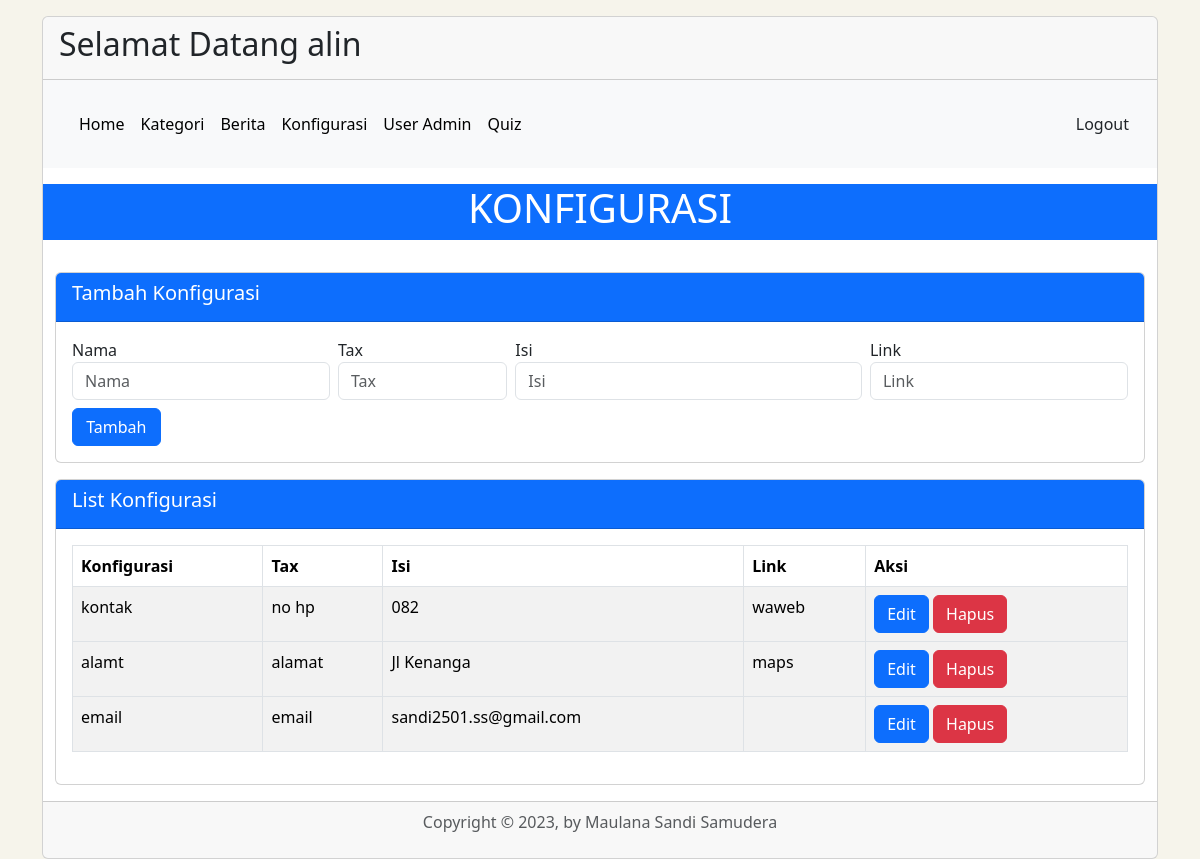
The app's page /admin/konfigurasi/konfigurasi.php (signed in) with its own data.
### tables this page shows
CREATE TABLE `tb_konfigurasi` (
  `id_konfi` int(20) NOT NULL,
  `nama_konfi` varchar(200) NOT NULL,
  `tax` varchar(200) NOT NULL,
  `isi_konfi` text NOT NULL,
  `link` varchar(200) NOT NULL,
  `tipe` varchar(20) NOT NULL
);

### admin/konfigurasi/konfigurasi.php (the view, shortened to what this page needs)
<?php
include "../koneksi/koneksi.php";
?>
<!doctype html>
<html lang="en">
<head>
    <link href="https://cdn.jsdelivr.net/npm/bootstrap@5.3.2/dist/css/bootstrap.min.css" rel="stylesheet"
>
</head>
<body style="background-color: #F6F4EB">
    <div class="container">
        <div class="card mt-3">
            <div class="card-header">
                <h2>
                    <?php echo "Selamat Datang " . $_SESSION['username'] . " "; ?>
                </h2>
            </div>
            <div class="card-body bg-body-tertiary">
                <div class="mb-0">
                    <nav class="navbar navbar-expand-lg bg-body-tertiary">
                        <div class="container">
                            <div class="collapse navbar-collapse d-flex justify-content-between"
                                id="navbarNavAltMarkup">
                                <div class="navbar-nav">
                                    <a class="nav-link active" href="../index.php">Home</a>
                                    <a class="nav-link active" href="../kategori/kategori.php">Kategori</a>
                                    <a class="nav-link active" href="../berita/berita.php">Berita</a>
                                    <a class="nav-link active" href="konfigurasi.php">Konfigurasi</a>
                                    <a class="nav-link active" href="../akun/admin.php">User Admin</a>
                                    <a class="nav-link active" href="../quiz/quiz_set.php">Quiz</a>
                                </div>
                                <div class="out">
                                    <a class="nav-link active" href="../koneksi/logout.php">Logout</a>
                                </div>
                            </div>
                        </div>
                    </nav>
                </div>
            </div>
            <div class="d-flex justify-content-center my-3 bg-primary text-white">
                <h1>KONFIGURASI</h1>
            </div>
            <div class="d-flex">
                <div class="container">
                    <div class="mt-3">
                        <div class="card">
                            <div class="card-header bg-primary text-white">
                                <h5>Tambah Konfigurasi</h5>
                            </div>
                            <div class="card-body">
                                <?php
                                if (isset($_GET['aksi'])) {
                                    if (($_GET['aksi'] == 'edit')) {
                                        $id = $_GET['id'];
                                        $sql = mysqli_query($conn, "SELECT * FROM tb_konfigurasi WHERE id_konfi = '$id'");
                                        $run = mysqli_fetch_array($sql);
                                        ?>
                                <form action="proses.php" method="post" class="row g-2">
                                    <input type="hidden" class="form-control" placeholder="Nama" name="id_konfi" value="<?= $run['id_konfi']?>">
                                    <div class="col-3">
                                        <label>Nama</label>
                                        <input type="text" class="form-control" placeholder="Nama" name="nama_konfi" value="<?= $run['nama_konfi']?>">
                                    </div>
                                    <div class="col-2">
                                        <label>Tax</label>
                                        <input type="text" class="form-control" placeholder="Tax" name="tax" value="<?= $run['tax']?>">
                                    </div>
                                    <div class="col-4">
                                        <label>Isi</label>
                                        <input type="text" class="form-control" placeholder="Isi" name="isi_konfi" value="<?= $run['isi_konfi']?>">
                                    </div>
                                    <div class="col-3">
                                        <label>Link</label>
                                        <input type="text" class="form-control" placeholder="Link" name="link" value="<?= $run['link']?>">
                                    </div>
                                    <div class="col">
                                        <button type="submit" class="btn btn-primary" name="aksi" value="ubah">Ubah</button>
                                        <a href="konfigurasi.php" class="btn btn-danger" name="aksi">Back</a>
                                    </div>
                                </form>
                                <?php
                                    }
                                } else {
                                ?>
                                    <form action="proses.php" method="post" class="row g-2">
                                        <div class="col-3">
                                            <label>Nama</label>
                                            <input type="text" class="form-control" placeholder="Nama" name="nama_konfi">
                                        </div>
                                        <div class="col-2">
                                            <label>Tax</label>
                                            <input type="text" class="form-control" placeholder="Tax" name="tax">
                                        </div>
                                        <div class="col-4">
                                            <label>Isi</label>
                                            <input type="text" class="form-control" placeholder="Isi" name="isi_konfi">
                                        </div>
                                        <div class="col-3">
                                            <label>Link</label>
                                            <input type="text" class="form-control" placeholder="Link" name="link">
                                        </div>
                                        <button type="submit" class="btn btn-primary ms-1 col-1" name="aksi" value="add">Tambah</button>
                                    </form>
                                <?php
                                }
                                ?>
                            </div>
                        </div>
                    </div>
                </div>
            </div>
            <div class="container mt-3">
                <div class="row">
                    <div class="col">
                        <div class="card mb-3">
                            <div class="card-header bg-primary text-white">
                                <h5>List Konfigurasi</h5>
                            </div>
                            <div class="card-body">
                                <table class="table table-striped table-hover table-bordered">
                                    <thead>
                                        <tr>
                                            <th scope="col">Konfigurasi</th>
                                            <th scope="col">Tax</th>
                                            <th scope="col">Isi</th>
                                            <th scope="col">Link</th>
                                            <th scope="col">Aksi</th>
                                        </tr>
                                    </thead>
                                    <?php
                                    $tampil = mysqli_query($conn, "SELECT * FROM tb_konfigurasi ORDER BY id_konfi DESC");
                                    while ($data = mysqli_fetch_array($tampil)):
                                        $id_konfi = $data['id_konfi'];
                                        $nama_konfi = $data['nama_konfi'];
                                        $tax = $data['tax'];
                                        $isi_konfi = $data['isi_konfi'];
                                        $link = $data['link'];
                                        ?>
                                        <tbody>
                                            <td scope="col-3">
                                                <?= $nama_konfi ?>
                                            </td>
                                            <td scope="col-3">
                                                <?= $tax ?>
                                            </td>
                                            <td scope="col-4">
                                                <?= $isi_konfi ?>
                                            </td>
                                            <td scope="col-2">
                                                <?= $link ?>
                                            </td>
                                            <td scope="col">
                                                <a href="konfigurasi.php?aksi=edit&id=<?= $id_konfi ?>"
                                                    class="btn btn-primary">Edit</a>
                                                <a href="proses.php?aksi=delete&id=<?= $id_konfi ?>"
                                                    class="btn btn-danger">Hapus</a>
                                            </td>
                                        <?php endwhile; ?>
                                </table>
                            </div>
                        </div>
                    </div>
                </div>
            </div>
            <div class="card-footer text-body-secondary text-center">
                <p>Copyright &copy; 2023, by Maulana Sandi Samudera</p>
            </div>
        </div>
    </div>
</body>
</html>

### records on screen
tb_konfigurasi: nama_konfi "kontak", tax "no hp", isi_konfi "082", link "waweb"
tb_konfigurasi: nama_konfi "alamt", tax "alamat", isi_konfi "Jl Kenanga", link "maps"
tb_konfigurasi: nama_konfi "email", tax "email", isi_konfi "sandi2501.ss@gmail.com"

### other values on screen
$_SESSION['username'] "alin"
